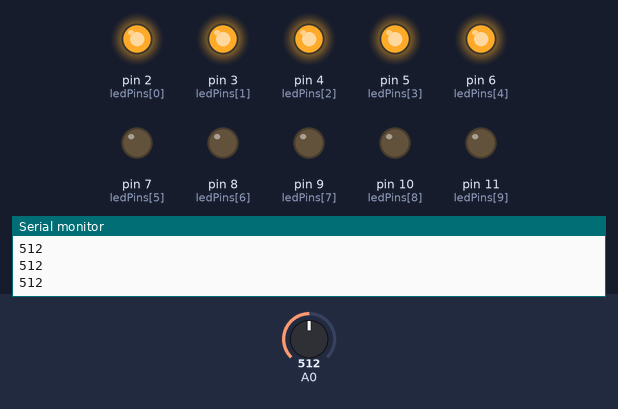
Simulated run of this sketch. Board: Arduino Uno, built with avr-gcc and run on an emulated ATmega328P. On the bench: output pins drawn as LEDs (lit = HIGH), the last lines printed to the serial monitor. Inputs (shaded band) come from the test bench; at power-on: A0 = 512.

Above: at 1.2 s.
1.3 s: A0 set to 603
2.8 s: A0 set to 620
At 4.0 s:
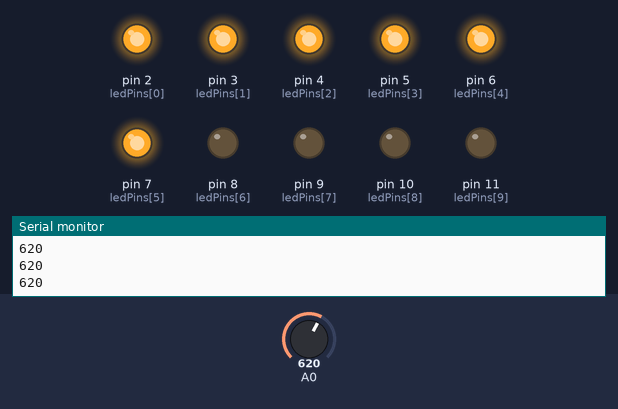
4.3 s: A0 set to 511
At 5.5 s:
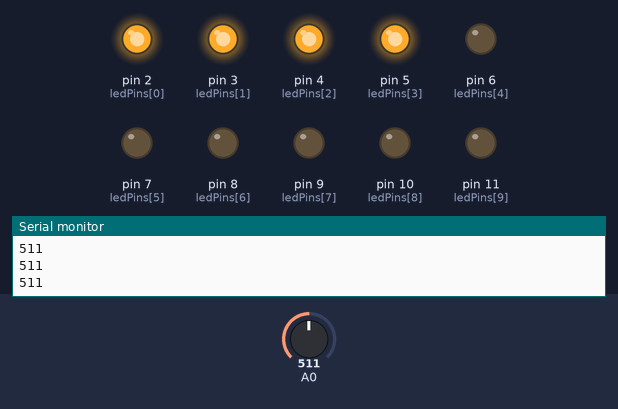
5.8 s: A0 set to 427
7.3 s: A0 set to 403
At 8.0 s:
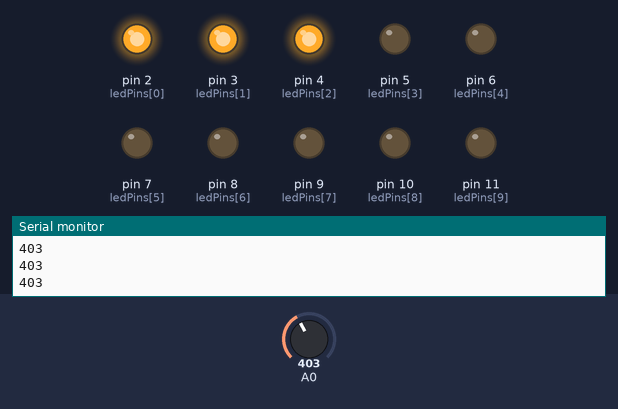
8.8 s: A0 set to 716
At 9.6 s:
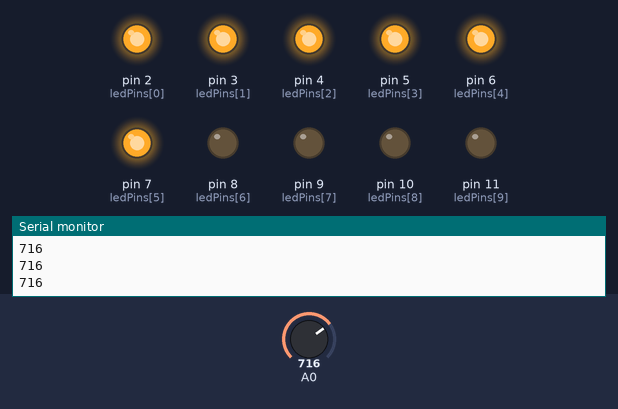
Timing chart, 0 to 11.3 s (numbered marks = the images above; inputs shaded):
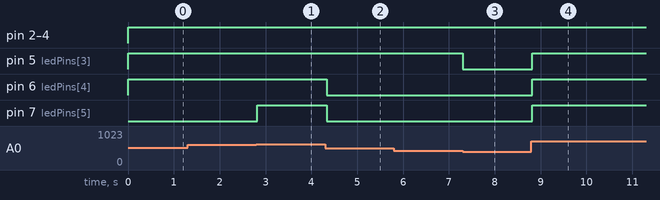

Measured:
- the behaviour switches between 613 and 614 on A0 (found by bisection; images 0 and 1)
- the behaviour switches between 410 and 409 on A0 (found by bisection; images 2 and 3)
- after the input at 2.8 s, pin 7 (ledPins[5]): LOW → HIGH at once
- after the input at 4.3 s, pin 6 (ledPins[4]), pin 7 (ledPins[5]): HIGH → LOW at once
- after the input at 7.3 s, pin 5 (ledPins[3]): HIGH → LOW at once
- after the input at 8.8 s, pin 5 (ledPins[3]), pin 6 (ledPins[4]), pin 7 (ledPins[5]): LOW → HIGH at once

The sketch:

14-1.ino
```cpp
int ledPins[] = {2,3,4,5,6,7,8,9,10,11};

void setup() {
  Serial.begin(9600);
  for(int i = 0; i < 10; i++) {
    pinMode(ledPins[i], OUTPUT);
  }
}

void loop() {


  int sensorValue = analogRead(A0);
  int ledLevel = map(sensorValue, 0, 1023, 0, 10);
  Serial.println(sensorValue);
  for(int i = 0; i < 10; i++) {
    if(i < ledLevel) {
      digitalWrite(ledPins[i], HIGH);
    }
    else {
      digitalWrite(ledPins[i], LOW);
    }
  }

  delay(50);
}
```
